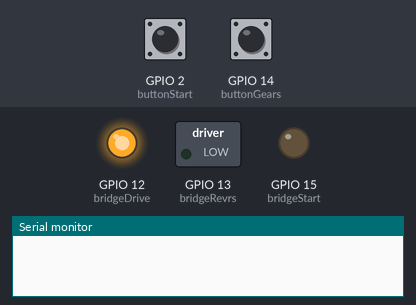
The sketch below on a simulated ESP32. Shown: switched loads named in the sketch (green lamp = pin HIGH), output pins drawn as LEDs (lit = HIGH), the last lines printed to the serial monitor. The test bench sets the inputs (shaded band); at power-on: GPIO 2 (buttonStart) LOW, GPIO 14 (buttonGears) LOW.

Above: at 1.2 s.
1.3 s: GPIO 2 (buttonStart) pulled HIGH for 0.15 s
At 1.9 s:
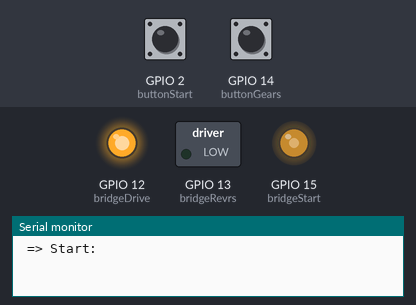
2.9 s: GPIO 14 (buttonGears) pulled HIGH for 0.15 s
At 3.2 s:
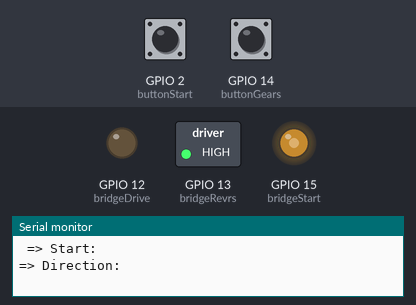
4.5 s: GPIO 2 (buttonStart) pulled HIGH for 1 s
At 5.6 s:
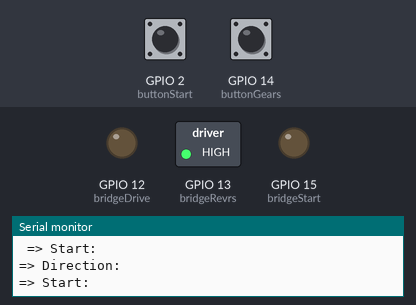
7.0 s: GPIO 14 (buttonGears) pulled HIGH for 1 s
At 7.5 s:
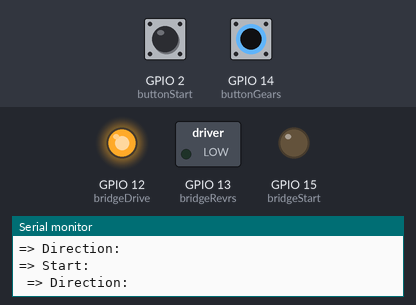
9.5 s: GPIO 14 (buttonGears) pulled HIGH for 3.2 s
At 10.6 s:
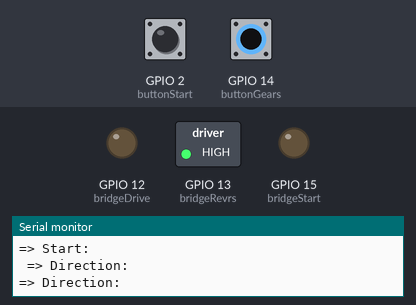
14.2 s: GPIO 2 (buttonStart) pulled HIGH for 3.2 s
At 15.4 s:
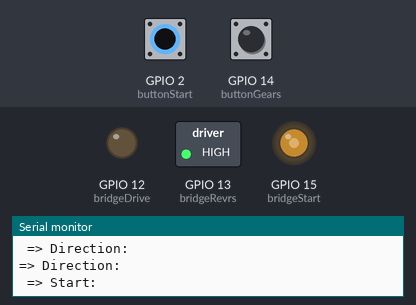
Timing chart, 0 to 17.2 s (numbered marks = the images above; inputs shaded):
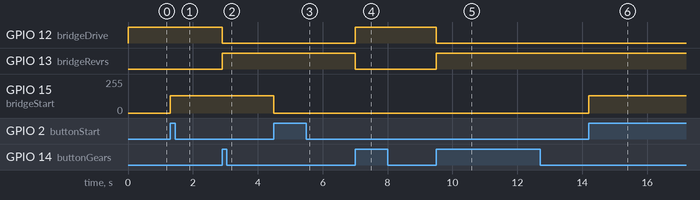

The sketch:

esp32cam_motor.ino
```cpp
const int bridgeDrive = 12;
const int bridgeRevrs = 13;
const int bridgeStart = 15;

const int buttonGears = 14;
const int buttonStart = 2;

bool startST      = false;
bool prevStartST  = false;

bool driveST      = false;
bool prevDriveST  = false;

int motorEnabled    = 0;
int motorSpeed      = 0;
int motorDirection  = 1;

void setup() {
  pinMode(buttonGears, INPUT);
  pinMode(buttonStart, INPUT);

  pinMode(bridgeDrive, OUTPUT);
  pinMode(bridgeRevrs, OUTPUT);
  pinMode(bridgeStart, OUTPUT);

  // Configuración de canal PWM usando la nueva API ledcAttach
  ledcAttach(bridgeStart, 5000, 8);  // Pin, Canal, Frecuencia, Resolución
  // Inicia con el motor desactivado (0% de PWM)
  ledcWrite(0, 0);
}

void loop() {
  // MOTOR START
  startST = digitalRead(buttonStart);

  motorSpeed = 128;

  if (startST != prevStartST) {
    if (startST == HIGH) {
      Serial.println(" => Start: " + motorEnabled);
      motorEnabled = !motorEnabled;
    }
  }
  prevStartST = startST;

  if (motorEnabled) {
    ledcWrite(bridgeStart, motorSpeed);
  } else {
    ledcWrite(bridgeStart, 0);
  }

  // MOTOR DIRECTION
  driveST = digitalRead(buttonGears);

  if (driveST != prevDriveST) {
    if (driveST == HIGH) {
      Serial.println(" => Direction: " + motorDirection);
      motorDirection = !motorDirection;
    }
  }
  prevDriveST = driveST;

  if (motorDirection == 1) {
    digitalWrite(bridgeDrive, HIGH);
    digitalWrite(bridgeRevrs, LOW);
  }
  else {
    digitalWrite(bridgeDrive, LOW);
    digitalWrite(bridgeRevrs, HIGH);
  }
}
```

Measured:
- after the input at 1.3 s, GPIO 15 (bridgeStart): 0/255 → 128/255 at once
- after the input at 2.9 s, GPIO 12 (bridgeDrive): HIGH → LOW at once; GPIO 13 (bridgeRevrs): LOW → HIGH at once
- after the input at 4.5 s, GPIO 15 (bridgeStart): 128/255 → 0/255 at once
- after the input at 7.0 s, GPIO 12 (bridgeDrive): LOW → HIGH at once; GPIO 13 (bridgeRevrs): HIGH → LOW at once
- after the input at 9.5 s, GPIO 12 (bridgeDrive): HIGH → LOW at once; GPIO 13 (bridgeRevrs): LOW → HIGH at once
- after the input at 14.2 s, GPIO 15 (bridgeStart): 0/255 → 128/255 at once
